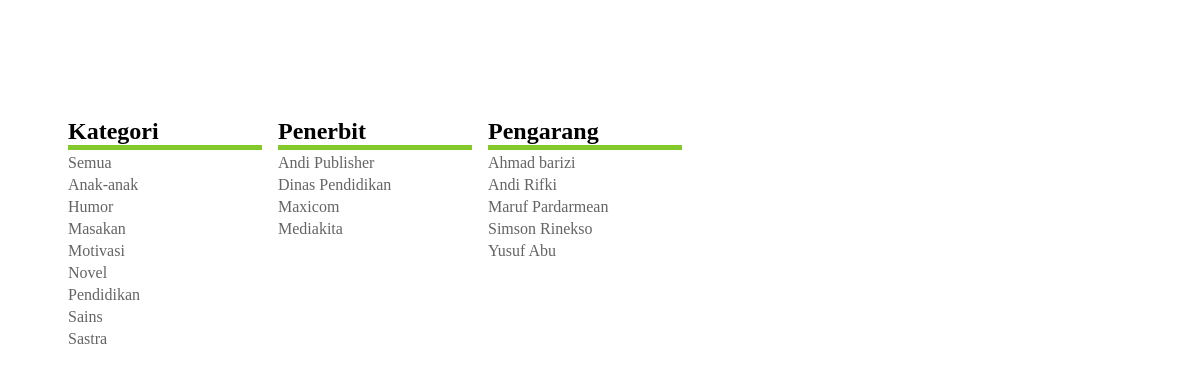
/sub-buku.php, run on the app's committed database.
### tables this page shows
CREATE TABLE IF NOT EXISTS `kategori` (
  `id` int(11) NOT NULL AUTO_INCREMENT,
  `kat` varchar(100) NOT NULL,
  PRIMARY KEY (`id`)
);

CREATE TABLE IF NOT EXISTS `penerbit` (
  `id` int(11) NOT NULL AUTO_INCREMENT,
  `kat` varchar(100) NOT NULL,
  PRIMARY KEY (`id`)
);

CREATE TABLE IF NOT EXISTS `pengarang` (
  `id` int(11) NOT NULL AUTO_INCREMENT,
  `kat` varchar(100) NOT NULL,
  PRIMARY KEY (`id`)
);

### sub-buku.php (the view, shortened to what this page needs)
<!DOCTYPE html PUBLIC "-//W3C//DTD XHTML 1.0 Transitional//EN" "http://www.w3.org/TR/xhtml1/DTD/xhtml1-transitional.dtd">
<html xmlns="http://www.w3.org/1999/xhtml">
<head>
<link rel="stylesheet" href="format.css" type="text/css" />
</head>
<body>
<div class="batas"><br /><br /><br /><br /><br />
<table class="kot" border="0">
  <tr>
    <td><h2 style="margin-bottom:0px;">Kategori</h2></td>
  </tr>
  <tr>
    <td><a href=".?hal=buku" class="link">Semua</a></td>
  </tr>
  <?php
  $r=mysql_query("select *from kategori order by kat");
  while($a=mysql_fetch_array($r)){
  ?>
  <tr>
    <td><a href=".?hal=kat&t=kategori&kat=<?php echo $a['kat'];?>" class="link"><?php echo $a['kat'];?></a></td>
  </tr>
  <?php }?>
</table>
<table class="kot" border="0">
  <tr>
    <td><h2 style="margin-bottom:0px;">Penerbit</h2></td>
  </tr>
  <?php
  $r=mysql_query("select *from penerbit order by kat");
  while($a=mysql_fetch_array($r)){
  ?>
  <tr>
    <td><a href=".?hal=kat&t=penerbit&kat=<?php echo $a['kat'];?>" class="link"><?php echo $a['kat'];?></a></td>
  </tr>
  <?php }?>
</table>
<table class="kot" border="0">
  <tr>
    <td><h2 style="margin-bottom:0px;">Pengarang</h2></td>
  </tr>
  <?php
  $r=mysql_query("select *from pengarang order by kat");
  while($a=mysql_fetch_array($r)){
  ?>
  <tr>
    <td><a href=".?hal=kat&t=pengarang&kat=<?php echo $a['kat'];?>" class="link"><?php echo $a['kat'];?></a></td>
  </tr>
  <?php }?>
</table>
</div>
</body>
</html>

### format.css (style rules this page uses)
body { font-family:Corbel; margin:0px; padding:0px; }
.batas { width:90%; margin:auto; }
h2 { font-size:24px; border-bottom:#83c92b 5px solid; }
.link { color:#646464; text-decoration:none; }

### sub-buku.php (style rules this page uses)
.kot { width:200px; float:left; margin:5px; }

### data on the page
kategori: kat "Anak-anak"
kategori: kat "Humor"
kategori: kat "Masakan"
kategori: kat "Motivasi"
kategori: kat "Novel"
kategori: kat "Pendidikan"
kategori: kat "Sains"
kategori: kat "Sastra"
penerbit: kat "Andi Publisher"
penerbit: kat "Dinas Pendidikan"
penerbit: kat "Maxicom"
penerbit: kat "Mediakita"
pengarang: kat "Ahmad barizi"
pengarang: kat "Andi Rifki"
pengarang: kat "Maruf Pardarmean"
pengarang: kat "Simson Rinekso"
pengarang: kat "Yusuf Abu"
